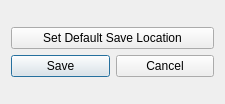
<?xml version="1.0" encoding="UTF-8"?>
<ui version="4.0">
 <class>OptionMenu</class>
 <widget class="QDialog" name="OptionMenu">
  <property name="geometry">
   <rect>
    <x>0</x>
    <y>0</y>
    <width>225</width>
    <height>104</height>
   </rect>
  </property>
  <property name="sizePolicy">
   <sizepolicy hsizetype="Fixed" vsizetype="Fixed">
    <horstretch>0</horstretch>
    <verstretch>0</verstretch>
   </sizepolicy>
  </property>
  <property name="minimumSize">
   <size>
    <width>225</width>
    <height>104</height>
   </size>
  </property>
  <property name="maximumSize">
   <size>
    <width>225</width>
    <height>104</height>
   </size>
  </property>
  <property name="windowTitle">
   <string>Dialog</string>
  </property>
  <layout class="QGridLayout" name="gridLayout">
   <item row="0" column="0">
    <layout class="QVBoxLayout" name="verticalLayout">
     <item>
      <widget class="QPushButton" name="pushButtonSetDefaultLoc">
       <property name="text">
        <string>Set Default Save Location</string>
       </property>
       <property name="autoDefault">
        <bool>false</bool>
       </property>
      </widget>
     </item>
     <item>
      <layout class="QHBoxLayout" name="horizontalLayout">
       <item>
        <widget class="QPushButton" name="pushButtonSave">
         <property name="text">
          <string>Save</string>
         </property>
        </widget>
       </item>
       <item>
        <widget class="QPushButton" name="pushButtonCancel">
         <property name="text">
          <string>Cancel</string>
         </property>
         <property name="autoDefault">
          <bool>false</bool>
         </property>
        </widget>
       </item>
      </layout>
     </item>
    </layout>
   </item>
  </layout>
 </widget>
 <resources/>
 <connections/>
</ui>
